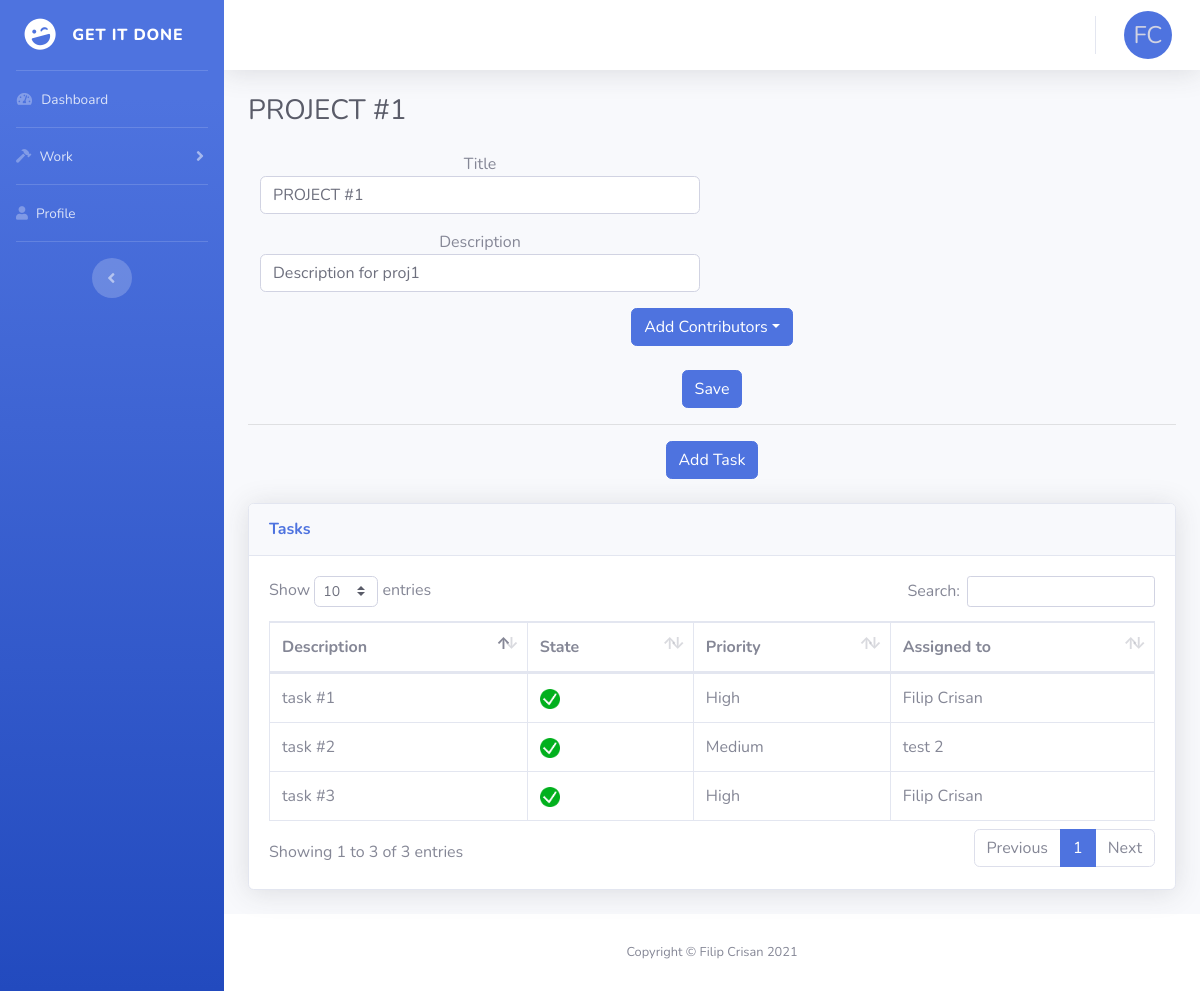
/1/curr_proj (signed in), run on the app's committed database.
### repository/models.py (models this page shows)
class User(db.Model, UserMixin):
    id = db.Column(db.Integer, primary_key=True)
    first_name = db.Column(db.String(100))
    last_name = db.Column(db.String(100))
    email = db.Column(db.String(100), unique=True)
    password = db.Column(db.String(100))
    re_pass = db.Column(db.String(100))
    tasks = db.relationship('Task', backref='assigned_to')

class Project(db.Model, UserMixin):
    id = db.Column(db.Integer, primary_key=True)
    name = db.Column(db.String(100), unique=True)
    description = db.Column(db.String(200))
    creation_date = db.Column(db.DateTime, nullable=False, default=datetime.utcnow)
    created_on = db.Column(db.DateTime)
    tasks = db.relationship('Task', backref='in_project')
    users = db.relationship('User', secondary=user_project, backref=db.backref('assigned_projects', lazy='dynamic'))

class Task(db.Model, UserMixin):
    id = db.Column(db.Integer, primary_key=True)
    description = db.Column(db.String(200))
    state = db.Column(db.String(100))
    priority = db.Column(db.String(100))
    in_project_id = db.Column(db.Integer, db.ForeignKey('project.id'))
    assigned_to_id = db.Column(db.Integer, db.ForeignKey('user.id'))

### services/projects.py (the view)
@projects_bp.route('/<int:id>/curr_proj')
@login_required
def curr_proj(id):
    proj = get_proj(id)
    all_users = User.query.all()
    return render_template('curr_proj.html', project=proj, reg_us=all_users)

### services/projects.py (called while the page is built)
def get_proj(id):
    proj = Project.query.filter_by(id=id).first()
    if not proj:
        flash('Project does not exist')
        return redirect(url_for('projects.projects'))
    return proj

### start.py (called while the page is built)
@login_manager.user_loader
def load_user(user_id):
    return User.query.get(int(user_id))

### templates/curr_proj.html (shortened to what this page needs)
<!DOCTYPE html>
<html lang="en">
<head>
  <link rel="stylesheet" href="https://use.fontawesome.com/releases/v5.12.1/css/all.css">
  <link href="{{ url_for('static', filename='all.min.css') }}" rel="stylesheet" type="text/css">
  <link href="{{ url_for('static', filename='sb-admin-2.min.css') }}" rel="stylesheet">
  <link href="{{ url_for('static', filename='dataTables.bootstrap4.min.css') }}" rel="stylesheet">
</head>
<body id="page-top">
  <div id="wrapper">
    <ul class="navbar-nav bg-gradient-primary sidebar sidebar-dark accordion" id="accordionSidebar">
      <a class="sidebar-brand d-flex align-items-center justify-content-center" href="/">
        <div class="sidebar-brand-icon rotate-n-15">
          <i class="fas fa-laugh-wink"></i>
        </div>
        <div class="sidebar-brand-text mx-3">Get It Done</div>
      </a>
      <hr class="sidebar-divider my-0">
      <li class="nav-item">
        <a class="nav-link" href="/">
          <i class="fas fa-fw fa-tachometer-alt"></i>
          <span>Dashboard</span></a>
      </li>
      <hr class="sidebar-divider my-0">
      <li class="nav-item">
        <a class="nav-link collapsed" href="#" data-toggle="collapse" data-target="#collapseTwo" aria-expanded="true" aria-controls="collapseTwo">
          <i class="fas fa-hammer"></i>
          <span>Work</span>
        </a>
      </li>
      <hr class="sidebar-divider my-0">
      <li class="nav-item">
        <a class="nav-link" href="/profile">
          <i class="fas fa-user fa-chart-area"></i>
          <span>Profile</span></a>
      </li>
      <hr class="sidebar-divider d-none d-md-block">
      <div class="text-center d-none d-md-inline">
        <button class="rounded-circle border-0" id="sidebarToggle"></button>
      </div>
    </ul>
    <div id="content-wrapper" class="d-flex flex-column">
      <div id="content">
        <nav class="navbar navbar-expand navbar-light bg-white topbar mb-4 static-top shadow">
          <ul class="navbar-nav ml-auto">
            <li class="nav-item dropdown no-arrow">
              <a class="nav-link dropdown-toggle" href="#" id="userDropdown" role="button" data-toggle="dropdown" aria-haspopup="true" aria-expanded="false">
                <div class="circle">
                  <span class="initials">{{ current_user.first_name[0] }}{{ current_user.last_name[0] }}</span>
                </div>
              </a>
            </li>
          </ul>
        </nav>
        <div class="container-fluid">
          <div class="d-sm-flex align-items-center justify-content-between mb-4">
            <h1 class="h3 mb-0 text-gray-800">{{ project.name }}</h1>
          </div>
          <form method="POST" action="{{ url_for('projects.update_project', id=project.id) }}">
              <div class="col-sm-6 mb-3 mb-sm-3 text-center">
                Title
                <input type="text" name="name" class="form-control form-control-user" id="exampleName" placeholder="Title" value="{{ project.name }}">
              </div>
              <div class="col-sm-6 mb-3 mb-sm-3 text-center">
                Description
                <input type="text" name="description" class="form-control form-control-user" id="exampleDescr" placeholder="Small description" value="{{ project.description }}">
              </div>
              <div class="container text-center">
                <div class="row">
                    <div class="col-lg-12">
                        <div class="btn-group">
                            <button type="button" class="btn btn-primary btn-user dropdown-toggle" data-toggle="dropdown">Add Contributors</button>
                        </div>
                    </div>
                </div>
              </div>
              <br>
              <div class="text-center">
                <button class="btn btn-primary btn-user">Save</button>
              </div>
          </form>
              <hr class="divider my-3">
              <div class="text-center">
                <button type="button" class="btn btn-primary pull-right" data-toggle="modal" data-target="#exampleModal">Add Task</button>
              </div>
          <br>
          <div class="card shadow mb-4">
            <div class="card-header py-3">
              <h6 class="m-0 font-weight-bold text-primary">Tasks</h6>
            </div>
            <div class="card-body">
              <div class="table-responsive">
                <table class="table table-bordered" id="dataTable" width="100%" cellspacing="0">
                  <thead>
                    <tr>
                      <th>Description</th>
                      <th>State</th>
                      <th>Priority</th>
                      <th>Assigned to</th>
                    </tr>
                  </thead>
                  <tbody>
                    {% for task in project.tasks: %}
                    <tr>
                      <td> {{ task.description }} </td>
                      <td>
                        {% if task.state == 'Done': %}
                          <img src="{{ url_for('static', filename='icon.png') }}" style="width:20px;height:20px;">
                        {% else: %}
                          {{ task.state }}
                        {% endif %}
                      </td>
                      <td>  {{ task.priority }} </td>
                      <td>
                        {% for user in project.users: %}
                        {% if user.id == task.assigned_to_id: %}
                        {{ user.first_name }} {{ user.last_name }}
                        {% endif %}
                        {% endfor %}
                      </td>
                    </tr>
                    {% endfor %}
                  </tbody>
                </table>
              </div>
            </div>
          </div>
        </div>
      </div>
      <footer class="sticky-footer bg-white">
        <div class="container my-auto">
          <div class="copyright text-center my-auto">
            <span>Copyright &copy; Filip Crisan 2021</span>
          </div>
        </div>
      </footer>
    </div>
  </div>
</body>
</html>

### templates/curr_proj.html (style rules this page uses)
:root { --avatar-size: 3rem; }
.circle { background-color: #4e73df; border-radius: 50%; height: var(--avatar-size); text-align: center; width: var(--avatar-size); }
.initials { font-size: calc(var(--avatar-size) / 2); line-height: 1; position: relative; top: calc(var(--avatar-size) / 4); }

### data on the page
User: first_name "F", last_name "C", first_name "Filip", last_name "Crisan"
Project: name "PROJECT #1", description "Description for proj1"
Task: description "task #1", priority "High"
Task: description "task #2", priority "Medium"
User: first_name "test", last_name "2"
Task: description "task #3", priority "High"
